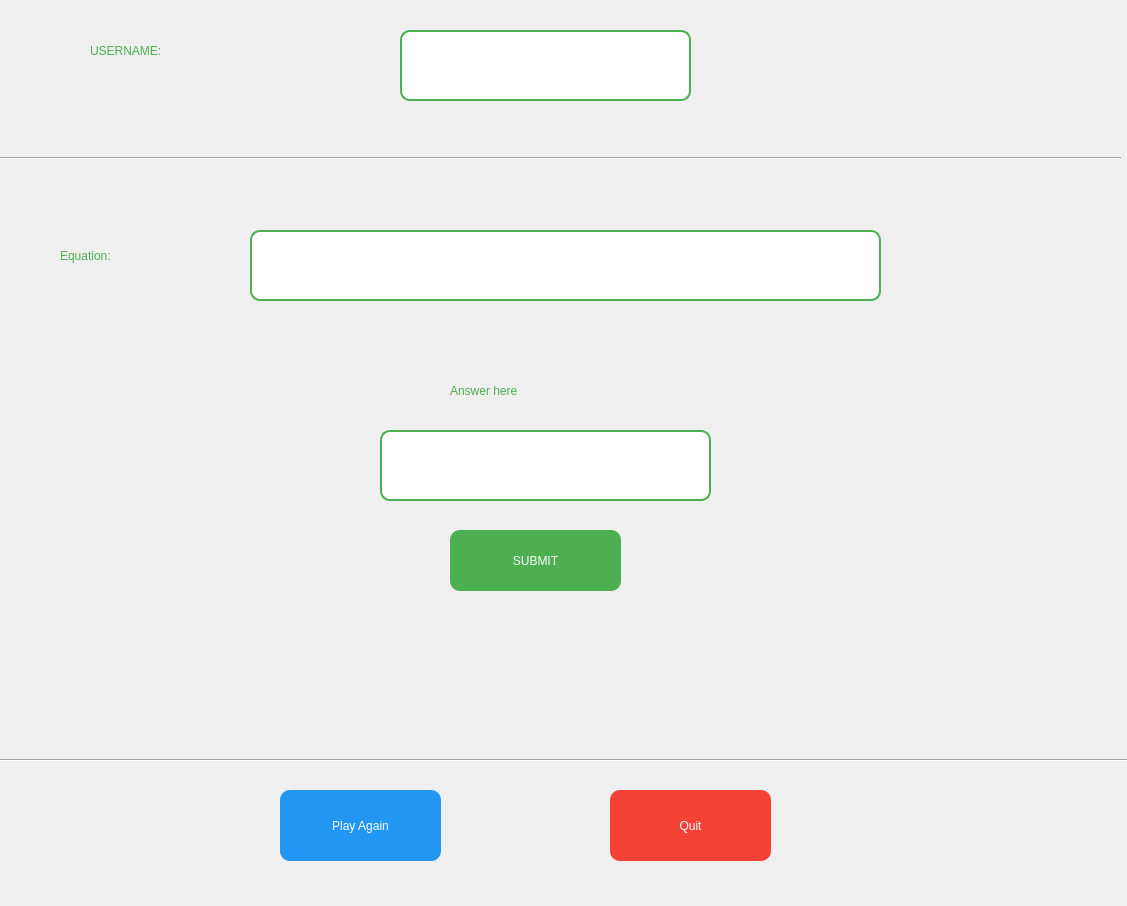
<?xml version="1.0" encoding="UTF-8"?>
<ui version="4.0">
 <class>Form</class>
 <widget class="QWidget" name="Form">
  <property name="geometry">
   <rect>
    <x>0</x>
    <y>0</y>
    <width>1127</width>
    <height>906</height>
   </rect>
  </property>
  <property name="cursor">
   <cursorShape>ArrowCursor</cursorShape>
  </property>
  <property name="windowTitle">
   <string>Form</string>
  </property>
  <widget class="QLabel" name="label">
   <property name="geometry">
    <rect>
     <x>90</x>
     <y>20</y>
     <width>221</width>
     <height>61</height>
    </rect>
   </property>
   <property name="styleSheet">
    <string notr="true">font: bold 28pt &quot;Segoe UI&quot;; color: #4CAF50;</string>
   </property>
   <property name="text">
    <string>USERNAME:</string>
   </property>
  </widget>
  <widget class="QLineEdit" name="nameInput">
   <property name="geometry">
    <rect>
     <x>400</x>
     <y>30</y>
     <width>291</width>
     <height>71</height>
    </rect>
   </property>
   <property name="styleSheet">
    <string notr="true">font: 28pt &quot;MS Shell Dlg 2&quot;; padding: 10px; border-radius: 10px; border: 2px solid #4CAF50;</string>
   </property>
  </widget>
  <widget class="QLabel" name="label_2">
   <property name="geometry">
    <rect>
     <x>60</x>
     <y>220</y>
     <width>191</width>
     <height>71</height>
    </rect>
   </property>
   <property name="styleSheet">
    <string notr="true">font: bold 28pt &quot;MS Shell Dlg 2&quot;; color: #4CAF50;</string>
   </property>
   <property name="text">
    <string>Equation:</string>
   </property>
  </widget>
  <widget class="QLineEdit" name="equaInput">
   <property name="geometry">
    <rect>
     <x>250</x>
     <y>230</y>
     <width>631</width>
     <height>71</height>
    </rect>
   </property>
   <property name="styleSheet">
    <string notr="true">font: 36pt &quot;MS Shell Dlg 2&quot;; padding: 10px; border-radius: 10px; border: 2px solid #4CAF50;</string>
   </property>
  </widget>
  <widget class="QLabel" name="label_3">
   <property name="geometry">
    <rect>
     <x>450</x>
     <y>360</y>
     <width>171</width>
     <height>61</height>
    </rect>
   </property>
   <property name="styleSheet">
    <string notr="true">font: italic 24pt &quot;Segoe UI Semilight&quot;; color: #4CAF50;</string>
   </property>
   <property name="text">
    <string>Answer here</string>
   </property>
  </widget>
  <widget class="QLineEdit" name="anwserInput">
   <property name="geometry">
    <rect>
     <x>380</x>
     <y>430</y>
     <width>331</width>
     <height>71</height>
    </rect>
   </property>
   <property name="styleSheet">
    <string notr="true">font: 28pt &quot;MS Shell Dlg 2&quot;; padding: 10px; border-radius: 10px; border: 2px solid #4CAF50;</string>
   </property>
  </widget>
  <widget class="QPushButton" name="submit">
   <property name="geometry">
    <rect>
     <x>450</x>
     <y>530</y>
     <width>171</width>
     <height>61</height>
    </rect>
   </property>
   <property name="cursor">
    <cursorShape>PointingHandCursor</cursorShape>
   </property>
   <property name="styleSheet">
    <string notr="true">font: bold 18pt &quot;Segoe UI&quot;; background-color: #4CAF50; color: white; border-radius: 10px; padding: 10px;</string>
   </property>
   <property name="text">
    <string>SUBMIT</string>
   </property>
  </widget>
  <widget class="QLabel" name="valArea">
   <property name="geometry">
    <rect>
     <x>460</x>
     <y>600</y>
     <width>151</width>
     <height>51</height>
    </rect>
   </property>
   <property name="styleSheet">
    <string notr="true">font: 20pt &quot;MS Shell Dlg 2&quot;; color: #4CAF50;</string>
   </property>
   <property name="text">
    <string/>
   </property>
  </widget>
  <widget class="QLabel" name="resArea">
   <property name="geometry">
    <rect>
     <x>450</x>
     <y>650</y>
     <width>271</width>
     <height>71</height>
    </rect>
   </property>
   <property name="styleSheet">
    <string notr="true">font: 20pt &quot;MS Shell Dlg 2&quot;; color: #4CAF50;</string>
   </property>
   <property name="text">
    <string/>
   </property>
  </widget>
  <widget class="Line" name="line_2">
   <property name="geometry">
    <rect>
     <x>-30</x>
     <y>750</y>
     <width>1161</width>
     <height>20</height>
    </rect>
   </property>
   <property name="orientation">
    <enum>Qt::Horizontal</enum>
   </property>
  </widget>
  <widget class="QPushButton" name="playAgain">
   <property name="geometry">
    <rect>
     <x>280</x>
     <y>790</y>
     <width>161</width>
     <height>71</height>
    </rect>
   </property>
   <property name="styleSheet">
    <string notr="true">font: bold 18pt &quot;Segoe UI&quot;; background-color: #2196F3; color: white; border-radius: 10px; padding: 10px;</string>
   </property>
   <property name="text">
    <string>Play Again</string>
   </property>
  </widget>
  <widget class="QPushButton" name="quit">
   <property name="geometry">
    <rect>
     <x>610</x>
     <y>790</y>
     <width>161</width>
     <height>71</height>
    </rect>
   </property>
   <property name="styleSheet">
    <string notr="true">font: bold 18pt &quot;Segoe UI&quot;; background-color: #F44336; color: white; border-radius: 10px; padding: 10px;</string>
   </property>
   <property name="text">
    <string>Quit</string>
   </property>
  </widget>
  <widget class="Line" name="line">
   <property name="geometry">
    <rect>
     <x>0</x>
     <y>150</y>
     <width>1121</width>
     <height>16</height>
    </rect>
   </property>
   <property name="orientation">
    <enum>Qt::Horizontal</enum>
   </property>
  </widget>
 </widget>
 <resources/>
 <connections/>
</ui>
